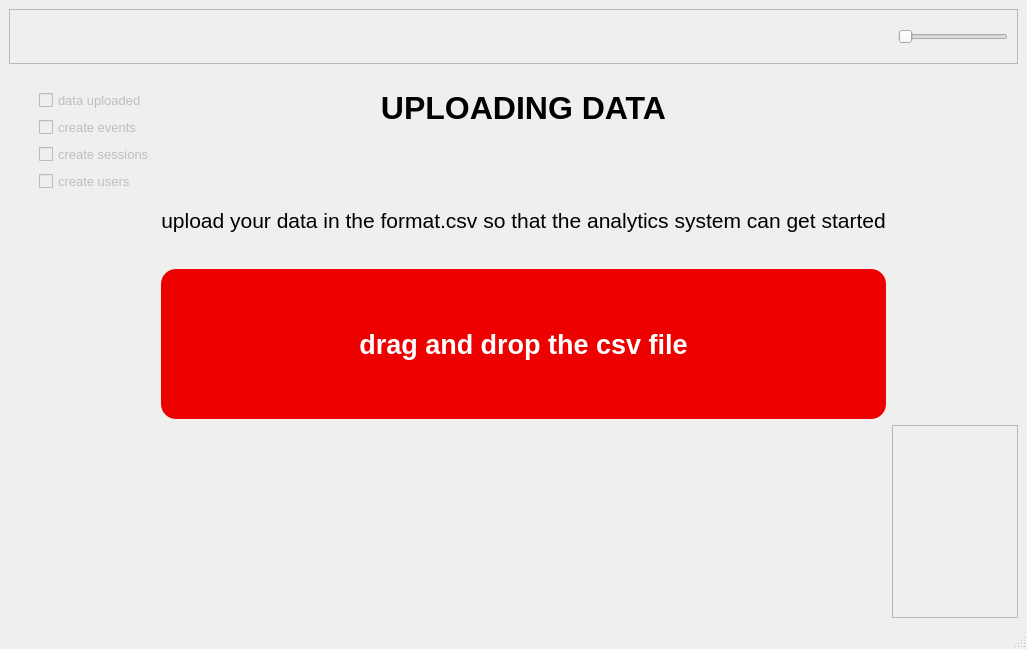
<?xml version="1.0" encoding="UTF-8"?>
<ui version="4.0">
 <class>LoadData</class>
 <widget class="QMainWindow" name="LoadData">
  <property name="geometry">
   <rect>
    <x>0</x>
    <y>0</y>
    <width>1027</width>
    <height>649</height>
   </rect>
  </property>
  <property name="minimumSize">
   <size>
    <width>300</width>
    <height>300</height>
   </size>
  </property>
  <property name="windowTitle">
   <string>MainWindow</string>
  </property>
  <widget class="QWidget" name="centralwidget">
   <layout class="QVBoxLayout" name="verticalLayout" stretch="1,10">
    <item>
     <widget class="QFrame" name="frame_2">
      <property name="frameShape">
       <enum>QFrame::StyledPanel</enum>
      </property>
      <property name="frameShadow">
       <enum>QFrame::Raised</enum>
      </property>
      <layout class="QHBoxLayout" name="horizontalLayout">
       <item>
        <layout class="QHBoxLayout" name="horizontalLayout_2" stretch="8,1">
         <item>
          <spacer name="horizontalSpacer_3">
           <property name="orientation">
            <enum>Qt::Horizontal</enum>
           </property>
           <property name="sizeHint" stdset="0">
            <size>
             <width>40</width>
             <height>20</height>
            </size>
           </property>
          </spacer>
         </item>
         <item>
          <widget class="QSlider" name="processing_slider">
           <property name="enabled">
            <bool>false</bool>
           </property>
           <property name="orientation">
            <enum>Qt::Horizontal</enum>
           </property>
          </widget>
         </item>
        </layout>
       </item>
      </layout>
     </widget>
    </item>
    <item>
     <layout class="QGridLayout" name="gridLayout">
      <item row="0" column="0">
       <layout class="QVBoxLayout" name="verticalLayout_2">
        <property name="spacing">
         <number>6</number>
        </property>
        <property name="leftMargin">
         <number>30</number>
        </property>
        <property name="topMargin">
         <number>20</number>
        </property>
        <item>
         <widget class="QCheckBox" name="load_data_checkbox">
          <property name="enabled">
           <bool>false</bool>
          </property>
          <property name="font">
           <font>
            <pointsize>10</pointsize>
           </font>
          </property>
          <property name="text">
           <string>data uploaded</string>
          </property>
         </widget>
        </item>
        <item>
         <widget class="QCheckBox" name="create_events_checkbox">
          <property name="enabled">
           <bool>false</bool>
          </property>
          <property name="font">
           <font>
            <pointsize>10</pointsize>
           </font>
          </property>
          <property name="text">
           <string>create events</string>
          </property>
         </widget>
        </item>
        <item>
         <widget class="QCheckBox" name="create_sessions_checkbox">
          <property name="enabled">
           <bool>false</bool>
          </property>
          <property name="font">
           <font>
            <pointsize>10</pointsize>
           </font>
          </property>
          <property name="text">
           <string>create sessions</string>
          </property>
         </widget>
        </item>
        <item>
         <widget class="QCheckBox" name="create_users_checkbox">
          <property name="enabled">
           <bool>false</bool>
          </property>
          <property name="font">
           <font>
            <pointsize>10</pointsize>
           </font>
          </property>
          <property name="text">
           <string>create users</string>
          </property>
          <property name="checked">
           <bool>false</bool>
          </property>
         </widget>
        </item>
        <item>
         <spacer name="verticalSpacer_3">
          <property name="orientation">
           <enum>Qt::Vertical</enum>
          </property>
          <property name="sizeHint" stdset="0">
           <size>
            <width>20</width>
            <height>40</height>
           </size>
          </property>
         </spacer>
        </item>
       </layout>
      </item>
      <item row="1" column="1">
       <widget class="QFrame" name="drop_frame">
        <property name="minimumSize">
         <size>
          <width>440</width>
          <height>150</height>
         </size>
        </property>
        <property name="cursor">
         <cursorShape>ArrowCursor</cursorShape>
        </property>
        <property name="mouseTracking">
         <bool>true</bool>
        </property>
        <property name="styleSheet">
         <string notr="true">background-color: rgb(236, 0, 0);
border-radius: 15px;
</string>
        </property>
        <property name="frameShape">
         <enum>QFrame::WinPanel</enum>
        </property>
        <property name="frameShadow">
         <enum>QFrame::Raised</enum>
        </property>
        <property name="lineWidth">
         <number>20</number>
        </property>
        <property name="midLineWidth">
         <number>0</number>
        </property>
        <layout class="QVBoxLayout" name="verticalLayout_4">
         <item>
          <layout class="QVBoxLayout" name="verticalLayout_3">
           <item>
            <widget class="QLabel" name="label">
             <property name="font">
              <font>
               <family>MS Shell Dlg 2</family>
               <pointsize>20</pointsize>
               <weight>75</weight>
               <bold>true</bold>
              </font>
             </property>
             <property name="cursor">
              <cursorShape>ArrowCursor</cursorShape>
             </property>
             <property name="styleSheet">
              <string notr="true">color: rgb(255, 255, 255);</string>
             </property>
             <property name="text">
              <string>drag and drop the csv file</string>
             </property>
             <property name="alignment">
              <set>Qt::AlignCenter</set>
             </property>
            </widget>
           </item>
          </layout>
         </item>
        </layout>
       </widget>
      </item>
      <item row="2" column="1">
       <spacer name="verticalSpacer">
        <property name="orientation">
         <enum>Qt::Vertical</enum>
        </property>
        <property name="sizeHint" stdset="0">
         <size>
          <width>20</width>
          <height>40</height>
         </size>
        </property>
       </spacer>
      </item>
      <item row="1" column="2">
       <spacer name="horizontalSpacer_2">
        <property name="orientation">
         <enum>Qt::Horizontal</enum>
        </property>
        <property name="sizeHint" stdset="0">
         <size>
          <width>40</width>
          <height>20</height>
         </size>
        </property>
       </spacer>
      </item>
      <item row="1" column="0">
       <spacer name="horizontalSpacer">
        <property name="orientation">
         <enum>Qt::Horizontal</enum>
        </property>
        <property name="sizeHint" stdset="0">
         <size>
          <width>40</width>
          <height>20</height>
         </size>
        </property>
       </spacer>
      </item>
      <item row="0" column="1">
       <layout class="QVBoxLayout" name="verticalLayout_6">
        <property name="spacing">
         <number>0</number>
        </property>
        <property name="topMargin">
         <number>20</number>
        </property>
        <property name="bottomMargin">
         <number>30</number>
        </property>
        <item>
         <widget class="QLabel" name="label_3">
          <property name="font">
           <font>
            <pointsize>24</pointsize>
            <weight>75</weight>
            <bold>true</bold>
           </font>
          </property>
          <property name="text">
           <string>UPLOADING DATA</string>
          </property>
          <property name="alignment">
           <set>Qt::AlignCenter</set>
          </property>
         </widget>
        </item>
        <item>
         <spacer name="verticalSpacer_4">
          <property name="orientation">
           <enum>Qt::Vertical</enum>
          </property>
          <property name="sizeHint" stdset="0">
           <size>
            <width>20</width>
            <height>40</height>
           </size>
          </property>
         </spacer>
        </item>
        <item>
         <widget class="QLabel" name="label_2">
          <property name="font">
           <font>
            <pointsize>16</pointsize>
            <weight>50</weight>
            <italic>false</italic>
            <bold>false</bold>
            <underline>false</underline>
            <strikeout>false</strikeout>
            <stylestrategy>PreferDefault</stylestrategy>
           </font>
          </property>
          <property name="text">
           <string>upload your data in the format.csv so that the analytics system can get started</string>
          </property>
          <property name="alignment">
           <set>Qt::AlignCenter</set>
          </property>
         </widget>
        </item>
       </layout>
      </item>
      <item row="2" column="2">
       <widget class="QFrame" name="frame">
        <property name="frameShape">
         <enum>QFrame::StyledPanel</enum>
        </property>
        <property name="frameShadow">
         <enum>QFrame::Raised</enum>
        </property>
        <layout class="QVBoxLayout" name="verticalLayout_7"/>
       </widget>
      </item>
     </layout>
    </item>
   </layout>
  </widget>
  <widget class="QMenuBar" name="menubar">
   <property name="geometry">
    <rect>
     <x>0</x>
     <y>0</y>
     <width>1027</width>
     <height>21</height>
    </rect>
   </property>
  </widget>
  <widget class="QStatusBar" name="statusbar"/>
 </widget>
 <resources/>
 <connections/>
</ui>
